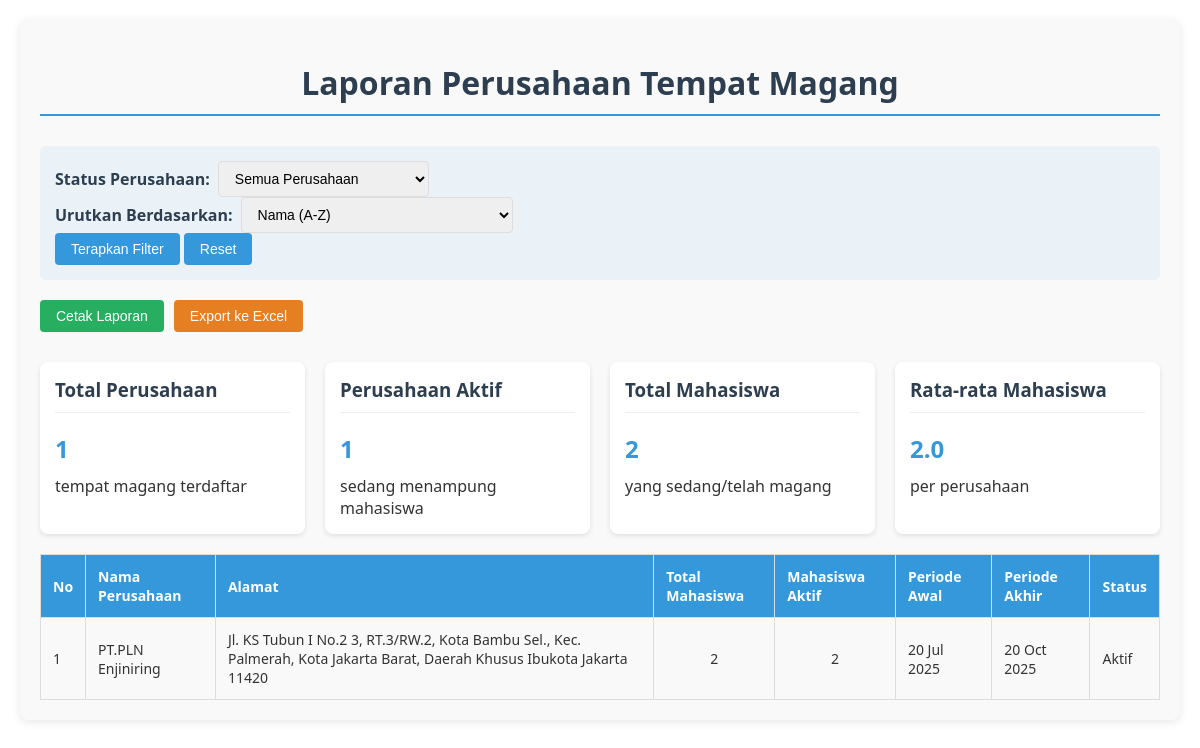
/laporan_perusahaan.php, run on the app's committed database.
### tables this page shows
CREATE TABLE `tempat_magang` (
  `ID_Lokasi_Magang` int(11) NOT NULL,
  `Nama_Perusahaan` varchar(100) NOT NULL,
  `Alamat_Perusahaan` text NOT NULL,
  `Total_Mahasiswa` int(11) DEFAULT 0
);

### laporan_perusahaan.php (the view, shortened to what this page needs)
<?php
$conn = new mysqli('localhost', 'root', '', 'sistem_magang');
function getActiveInternsCount($conn, $company_id) {
    $current_date = date('Y-m-d');
    $sql = "SELECT COUNT(*) as count FROM Mahasiswa
            WHERE ID_Lokasi_Magang = ? AND Mulai_Magang <= ? AND Selesai_Magang >= ?";
    $stmt = $conn->prepare($sql);
    $stmt->bind_param("iss", $company_id, $current_date, $current_date);
    $stmt->execute();
    $result = $stmt->get_result();
    return $result->fetch_assoc()['count'];
}
?>
<!DOCTYPE html>
<html lang="en">
<head>
</head>
<body>
    <div class="report-container">
        <h1>Laporan Perusahaan Tempat Magang</h1>
        <div class="filter-section no-print">
            <form method="get" id="filterForm">
                <div class="filter-group">
                    <label for="status">Status Perusahaan:</label>
                    <select name="status" id="status">
                        <option value="all">Semua Perusahaan</option>
                    </select>
                </div>
                <div class="filter-group">
                    <label for="sort">Urutkan Berdasarkan:</label>
                    <select name="sort" id="sort">
                        <option value="name_asc" <?= (isset($_GET['sort']) && $_GET['sort'] == 'name_asc') ? 'selected' : '' ?>>Nama (A-Z)</option>
                    </select>
                </div>
                <button type="submit">Terapkan Filter</button>
                <button type="button" onclick="window.location.href='laporan_perusahaan.php'">Reset</button>
            </form>
        </div>
        <div class="action-buttons no-print">
            <button class="print-btn" onclick="window.print()">Cetak Laporan</button>
            <button class="export-btn" onclick="exportToExcel()">Export ke Excel</button>
        </div>
        <?php
        $query = "SELECT tm.*,
                         COUNT(m.NIM) as total_mahasiswa,
                         MIN(m.Mulai_Magang) as earliest_start,
                         MAX(m.Selesai_Magang) as latest_end
                  FROM Tempat_Magang tm
                  LEFT JOIN Mahasiswa m ON tm.ID_Lokasi_Magang = m.ID_Lokasi_Magang";
        $query .= " GROUP BY tm.ID_Lokasi_Magang";
        $sort = isset($_GET['sort']) ? $_GET['sort'] : 'name_asc';
        switch ($sort) {
            default:
                $query .= " ORDER BY tm.Nama_Perusahaan ASC";
        }
        $result = $conn->query($query);
        if ($result->num_rows > 0) {
            $total_companies = 0;
            $total_interns = 0;
            $active_companies = 0;
            $companies_with_data = [];
            while ($row = $result->fetch_assoc()) {
                $companies_with_data[] = $row;
                $total_companies++;
                $total_interns += $row['total_mahasiswa'];
                if ($row['total_mahasiswa'] > 0) {
                    $active_companies++;
                }
            }
            $avg_interns = $total_companies > 0 ? $total_interns / $total_companies : 0;
        ?>
        <div class="stats-container no-print">
            <div class="stat-card">
                <h3>Total Perusahaan</h3>
                <div class="stat-value"><?= $total_companies ?></div>
                <div>tempat magang terdaftar</div>
            </div>
            <div class="stat-card">
                <h3>Perusahaan Aktif</h3>
                <div class="stat-value"><?= $active_companies ?></div>
                <div>sedang menampung mahasiswa</div>
            </div>
            <div class="stat-card">
                <h3>Total Mahasiswa</h3>
                <div class="stat-value"><?= $total_interns ?></div>
                <div>yang sedang/telah magang</div>
            </div>
            <div class="stat-card">
                <h3>Rata-rata Mahasiswa</h3>
                <div class="stat-value"><?= number_format($avg_interns, 1) ?></div>
                <div>per perusahaan</div>
            </div>
        </div>
        <table>
            <thead>
                <tr>
                    <th>No</th>
                    <th>Nama Perusahaan</th>
                    <th>Alamat</th>
                    <th>Total Mahasiswa</th>
                    <th>Mahasiswa Aktif</th>
                    <th>Periode Awal</th>
                    <th>Periode Akhir</th>
                    <th>Status</th>
                </tr>
            </thead>
            <tbody>
                <?php
                $no = 1;
                foreach ($companies_with_data as $company) {
                    $active_interns = getActiveInternsCount($conn, $company['ID_Lokasi_Magang']);
                    $status = $company['total_mahasiswa'] > 0 ?
                              ($active_interns > 0 ? 'Aktif' : 'Tidak Aktif') : 'Belum Ada Mahasiswa';
                    $status_class = '';
                    if ($status == 'Aktif') $status_class = 'status-active';
                    elseif ($status == 'Tidak Aktif') $status_class = 'status-inactive';
                    else $status_class = 'status-na';
                    echo "<tr>
                            <td>$no</td>
                            <td>{$company['Nama_Perusahaan']}</td>
                            <td>{$company['Alamat_Perusahaan']}</td>
                            <td style='text-align: center;'>{$company['total_mahasiswa']}</td>
                            <td style='text-align: center;'>$active_interns</td>
                            <td>".($company['earliest_start'] ? date('d M Y', strtotime($company['earliest_start'])) : '-')."</td>
                            <td>".($company['latest_end'] ? date('d M Y', strtotime($company['latest_end'])) : '-')."</td>
                            <td><span class='$status_class'>$status</span></td>
                          </tr>";
                    $no++;
                }
                ?>
            </tbody>
        </table>
        <?php
        } else {
            echo "<p>Tidak ada data perusahaan yang ditemukan.</p>";
        }
        ?>
    </div>
</body>
</html>

### laporan_perusahaan.php (style rules this page uses)
body { font-family: 'Segoe UI', Tahoma, Geneva, Verdana, sans-serif; margin: 20px; color: #333; }
h1 { color: #2c3e50; text-align: center; margin-bottom: 30px; padding-bottom: 10px; border-bottom: 2px solid #3498db; }
.report-container { background-color: #f9f9f9; border-radius: 8px; padding: 20px; box-shadow: 0 2px 10px rgba(0,0,0,0.1); }
table { width: 100%; border-collapse: collapse; margin-top: 20px; font-size: 14px; }
th, td { border: 1px solid #ddd; padding: 12px; text-align: left; }
th { background-color: #3498db; color: white; font-weight: bold; }
.filter-section { background-color: #eaf2f8; padding: 15px; border-radius: 5px; margin-bottom: 20px; display: flex; flex-wrap: wrap; gap: 15px; align-items: center; }
.filter-group { display: flex; align-items: center; gap: 8px; }
label { font-weight: 600; color: #2c3e50; }
select, input { padding: 8px 12px; border: 1px solid #ddd; border-radius: 4px; font-size: 14px; }
button { padding: 8px 16px; background-color: #3498db; color: white; border: none; border-radius: 4px; cursor: pointer; font-size: 14px; transition: background-color 0.3s; }
.action-buttons { display: flex; gap: 10px; margin-bottom: 20px; }
.print-btn { background-color: #27ae60; }
.export-btn { background-color: #e67e22; }
.stats-container { margin-top: 30px; display: flex; flex-wrap: wrap; gap: 20px; }
.stat-card { background-color: white; border-radius: 8px; padding: 15px; box-shadow: 0 2px 5px rgba(0,0,0,0.1); flex: 1; min-width: 200px; }
.stat-card h3 { margin-top: 0; color: #2c3e50; border-bottom: 1px solid #eee; padding-bottom: 10px; }
.stat-value { font-size: 24px; font-weight: bold; color: #3498db; margin: 10px 0; }

### data on the page
tempat_magang: Nama_Perusahaan "PT.PLN Enjiniring", Alamat_Perusahaan "Jl. KS Tubun I No.2 3, RT.3/RW.2, Kota Bambu Sel., Kec. Palmerah, Kota Jakarta Barat, Daerah Khusus Ibukota Jakarta 11420", total_mahasiswa "2", active_interns "2", earliest_start "20 Jul 2025", latest_end "20 Oct 2025", status "Aktif"

### other printed values
$total_companies "1"
$active_companies "1"
$total_interns "2"
$avg_interns "2.0"
